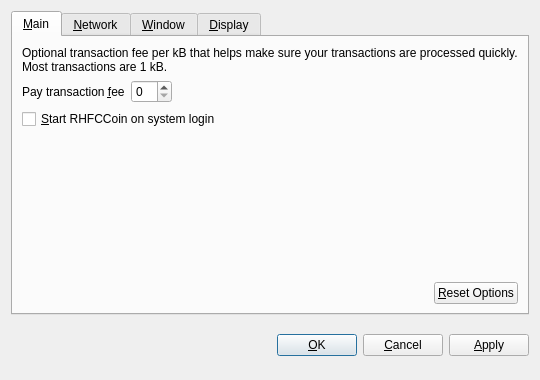
<?xml version="1.0" encoding="UTF-8"?>
<ui version="4.0">
 <class>OptionsDialog</class>
 <widget class="QDialog" name="OptionsDialog">
  <property name="geometry">
   <rect>
    <x>0</x>
    <y>0</y>
    <width>540</width>
    <height>380</height>
   </rect>
  </property>
  <property name="windowTitle">
   <string>Options</string>
  </property>
  <property name="modal">
   <bool>true</bool>
  </property>
  <layout class="QVBoxLayout" name="verticalLayout">
   <item>
    <widget class="QTabWidget" name="tabWidget">
     <property name="tabPosition">
      <enum>QTabWidget::North</enum>
     </property>
     <property name="currentIndex">
      <number>0</number>
     </property>
     <widget class="QWidget" name="tabMain">
      <attribute name="title">
       <string>&amp;Main</string>
      </attribute>
      <layout class="QVBoxLayout" name="verticalLayout_Main">
       <item>
        <widget class="QLabel" name="transactionFeeInfoLabel">
         <property name="text">
          <string>Optional transaction fee per kB that helps make sure your transactions are processed quickly. Most transactions are 1 kB.</string>
         </property>
         <property name="textFormat">
          <enum>Qt::PlainText</enum>
         </property>
         <property name="wordWrap">
          <bool>true</bool>
         </property>
        </widget>
       </item>
       <item>
        <layout class="QHBoxLayout" name="horizontalLayout_1_Main">
         <item>
          <widget class="QLabel" name="transactionFeeLabel">
           <property name="text">
            <string>Pay transaction &amp;fee</string>
           </property>
           <property name="textFormat">
            <enum>Qt::PlainText</enum>
           </property>
           <property name="buddy">
            <cstring>transactionFee</cstring>
           </property>
          </widget>
         </item>
         <item>
          <widget class="BitcoinAmountField" name="transactionFee"/>
         </item>
         <item>
          <spacer name="horizontalSpacer_1_Main">
           <property name="orientation">
            <enum>Qt::Horizontal</enum>
           </property>
           <property name="sizeHint" stdset="0">
            <size>
             <width>40</width>
             <height>20</height>
            </size>
           </property>
          </spacer>
         </item>
        </layout>
       </item>
       <item>
        <widget class="QCheckBox" name="bitcoinAtStartup">
         <property name="toolTip">
          <string>Automatically start RHFCCoin after logging in to the system.</string>
         </property>
         <property name="text">
          <string>&amp;Start RHFCCoin on system login</string>
         </property>
        </widget>
       </item>
       <item>
        <spacer name="verticalSpacer_Main">
         <property name="orientation">
          <enum>Qt::Vertical</enum>
         </property>
         <property name="sizeHint" stdset="0">
          <size>
           <width>20</width>
           <height>40</height>
          </size>
         </property>
        </spacer>
       </item>
       <item>
        <layout class="QHBoxLayout" name="horizontalLayout_2_Main">
         <item>
          <spacer name="horizontalSpacer_2_Main">
           <property name="orientation">
            <enum>Qt::Horizontal</enum>
           </property>
           <property name="sizeHint" stdset="0">
            <size>
             <width>40</width>
             <height>20</height>
            </size>
           </property>
          </spacer>
         </item>
         <item>
          <widget class="QPushButton" name="resetButton">
           <property name="toolTip">
            <string>Reset all client options to default.</string>
           </property>
           <property name="text">
            <string>&amp;Reset Options</string>
           </property>
           <property name="autoDefault">
            <bool>false</bool>
           </property>
          </widget>
         </item>
        </layout>
       </item>
      </layout>
     </widget>
     <widget class="QWidget" name="tabNetwork">
      <attribute name="title">
       <string>&amp;Network</string>
      </attribute>
      <layout class="QVBoxLayout" name="verticalLayout_Network">
       <item>
        <widget class="QCheckBox" name="mapPortUpnp">
         <property name="toolTip">
          <string>Automatically open the RHFCCoin client port on the router. This only works when your router supports UPnP and it is enabled.</string>
         </property>
         <property name="text">
          <string>Map port using &amp;UPnP</string>
         </property>
        </widget>
       </item>
       <item>
        <widget class="QCheckBox" name="connectSocks">
         <property name="toolTip">
          <string>Connect to the RHFCCoin network through a SOCKS proxy (e.g. when connecting through Tor).</string>
         </property>
         <property name="text">
          <string>&amp;Connect through SOCKS proxy:</string>
         </property>
        </widget>
       </item>
       <item>
        <layout class="QHBoxLayout" name="horizontalLayout_Network">
         <item>
          <widget class="QLabel" name="proxyIpLabel">
           <property name="text">
            <string>Proxy &amp;IP:</string>
           </property>
           <property name="textFormat">
            <enum>Qt::PlainText</enum>
           </property>
           <property name="buddy">
            <cstring>proxyIp</cstring>
           </property>
          </widget>
         </item>
         <item>
          <widget class="QValidatedLineEdit" name="proxyIp">
           <property name="maximumSize">
            <size>
             <width>140</width>
             <height>16777215</height>
            </size>
           </property>
           <property name="toolTip">
            <string>IP address of the proxy (e.g. 127.0.0.1)</string>
           </property>
          </widget>
         </item>
         <item>
          <widget class="QLabel" name="proxyPortLabel">
           <property name="text">
            <string>&amp;Port:</string>
           </property>
           <property name="textFormat">
            <enum>Qt::PlainText</enum>
           </property>
           <property name="buddy">
            <cstring>proxyPort</cstring>
           </property>
          </widget>
         </item>
         <item>
          <widget class="QLineEdit" name="proxyPort">
           <property name="maximumSize">
            <size>
             <width>55</width>
             <height>16777215</height>
            </size>
           </property>
           <property name="toolTip">
            <string>Port of the proxy (e.g. 9050)</string>
           </property>
          </widget>
         </item>
         <item>
          <widget class="QLabel" name="socksVersionLabel">
           <property name="text">
            <string>SOCKS &amp;Version:</string>
           </property>
           <property name="textFormat">
            <enum>Qt::PlainText</enum>
           </property>
           <property name="buddy">
            <cstring>socksVersion</cstring>
           </property>
          </widget>
         </item>
         <item>
          <widget class="QValueComboBox" name="socksVersion">
           <property name="toolTip">
            <string>SOCKS version of the proxy (e.g. 5)</string>
           </property>
          </widget>
         </item>
         <item>
          <spacer name="horizontalSpacer_Network">
           <property name="orientation">
            <enum>Qt::Horizontal</enum>
           </property>
           <property name="sizeHint" stdset="0">
            <size>
             <width>40</width>
             <height>20</height>
            </size>
           </property>
          </spacer>
         </item>
        </layout>
       </item>
       <item>
        <spacer name="verticalSpacer_Network">
         <property name="orientation">
          <enum>Qt::Vertical</enum>
         </property>
         <property name="sizeHint" stdset="0">
          <size>
           <width>20</width>
           <height>40</height>
          </size>
         </property>
        </spacer>
       </item>
      </layout>
     </widget>
     <widget class="QWidget" name="tabWindow">
      <attribute name="title">
       <string>&amp;Window</string>
      </attribute>
      <layout class="QVBoxLayout" name="verticalLayout_Window">
       <item>
        <widget class="QCheckBox" name="minimizeToTray">
         <property name="toolTip">
          <string>Show only a tray icon after minimizing the window.</string>
         </property>
         <property name="text">
          <string>&amp;Minimize to the tray instead of the taskbar</string>
         </property>
        </widget>
       </item>
       <item>
        <widget class="QCheckBox" name="minimizeOnClose">
         <property name="toolTip">
          <string>Minimize instead of exit the application when the window is closed. When this option is enabled, the application will be closed only after selecting Quit in the menu.</string>
         </property>
         <property name="text">
          <string>M&amp;inimize on close</string>
         </property>
        </widget>
       </item>
       <item>
        <spacer name="verticalSpacer_Window">
         <property name="orientation">
          <enum>Qt::Vertical</enum>
         </property>
         <property name="sizeHint" stdset="0">
          <size>
           <width>20</width>
           <height>40</height>
          </size>
         </property>
        </spacer>
       </item>
      </layout>
     </widget>
     <widget class="QWidget" name="tabDisplay">
      <attribute name="title">
       <string>&amp;Display</string>
      </attribute>
      <layout class="QVBoxLayout" name="verticalLayout_Display">
       <item>
        <layout class="QHBoxLayout" name="horizontalLayout_1_Display">
         <item>
          <widget class="QLabel" name="langLabel">
           <property name="text">
            <string>User Interface &amp;language:</string>
           </property>
           <property name="textFormat">
            <enum>Qt::PlainText</enum>
           </property>
           <property name="buddy">
            <cstring>lang</cstring>
           </property>
          </widget>
         </item>
         <item>
          <widget class="QValueComboBox" name="lang">
           <property name="toolTip">
            <string>The user interface language can be set here. This setting will take effect after restarting RHFCCoin.</string>
           </property>
          </widget>
         </item>
        </layout>
       </item>
       <item>
        <layout class="QHBoxLayout" name="horizontalLayout_2_Display">
         <item>
          <widget class="QLabel" name="unitLabel">
           <property name="text">
            <string>&amp;Unit to show amounts in:</string>
           </property>
           <property name="textFormat">
            <enum>Qt::PlainText</enum>
           </property>
           <property name="buddy">
            <cstring>unit</cstring>
           </property>
          </widget>
         </item>
         <item>
          <widget class="QValueComboBox" name="unit">
           <property name="toolTip">
            <string>Choose the default subdivision unit to show in the interface and when sending coins.</string>
           </property>
          </widget>
         </item>
        </layout>
       </item>
       <item>
        <widget class="QCheckBox" name="displayAddresses">
         <property name="toolTip">
          <string>Whether to show RHFCCoin addresses in the transaction list or not.</string>
         </property>
         <property name="text">
          <string>&amp;Display addresses in transaction list</string>
         </property>
        </widget>
       </item>
       <item>
        <widget class="QCheckBox" name="coinControlFeatures">
         <property name="toolTip">
          <string>Whether to show coin control features or not.</string>
         </property>
         <property name="text">
          <string>Display coin &amp;control features (experts only!)</string>
         </property>
        </widget>
       </item>
       <item>
        <spacer name="verticalSpacer_Display">
         <property name="orientation">
          <enum>Qt::Vertical</enum>
         </property>
         <property name="sizeHint" stdset="0">
          <size>
           <width>20</width>
           <height>40</height>
          </size>
         </property>
        </spacer>
       </item>
      </layout>
     </widget>
    </widget>
   </item>
   <item>
    <layout class="QHBoxLayout" name="horizontalLayout_Buttons">
     <item>
      <spacer name="horizontalSpacer_1">
       <property name="orientation">
        <enum>Qt::Horizontal</enum>
       </property>
       <property name="sizeHint" stdset="0">
        <size>
         <width>40</width>
         <height>48</height>
        </size>
       </property>
      </spacer>
     </item>
     <item>
      <widget class="QLabel" name="statusLabel">
       <property name="font">
        <font>
         <weight>75</weight>
         <bold>true</bold>
        </font>
       </property>
       <property name="text">
        <string/>
       </property>
       <property name="textFormat">
        <enum>Qt::PlainText</enum>
       </property>
       <property name="wordWrap">
        <bool>true</bool>
       </property>
      </widget>
     </item>
     <item>
      <spacer name="horizontalSpacer_2">
       <property name="orientation">
        <enum>Qt::Horizontal</enum>
       </property>
       <property name="sizeHint" stdset="0">
        <size>
         <width>40</width>
         <height>48</height>
        </size>
       </property>
      </spacer>
     </item>
     <item>
      <widget class="QPushButton" name="okButton">
       <property name="text">
        <string>&amp;OK</string>
       </property>
      </widget>
     </item>
     <item>
      <widget class="QPushButton" name="cancelButton">
       <property name="text">
        <string>&amp;Cancel</string>
       </property>
       <property name="autoDefault">
        <bool>false</bool>
       </property>
      </widget>
     </item>
     <item>
      <widget class="QPushButton" name="applyButton">
       <property name="text">
        <string>&amp;Apply</string>
       </property>
       <property name="autoDefault">
        <bool>false</bool>
       </property>
      </widget>
     </item>
    </layout>
   </item>
  </layout>
 </widget>
 <customwidgets>
  <customwidget>
   <class>BitcoinAmountField</class>
   <extends>QSpinBox</extends>
   <header>bitcoinamountfield.h</header>
  </customwidget>
  <customwidget>
   <class>QValueComboBox</class>
   <extends>QComboBox</extends>
   <header>qvaluecombobox.h</header>
  </customwidget>
  <customwidget>
   <class>QValidatedLineEdit</class>
   <extends>QLineEdit</extends>
   <header>qvalidatedlineedit.h</header>
  </customwidget>
 </customwidgets>
 <resources/>
 <connections/>
</ui>
